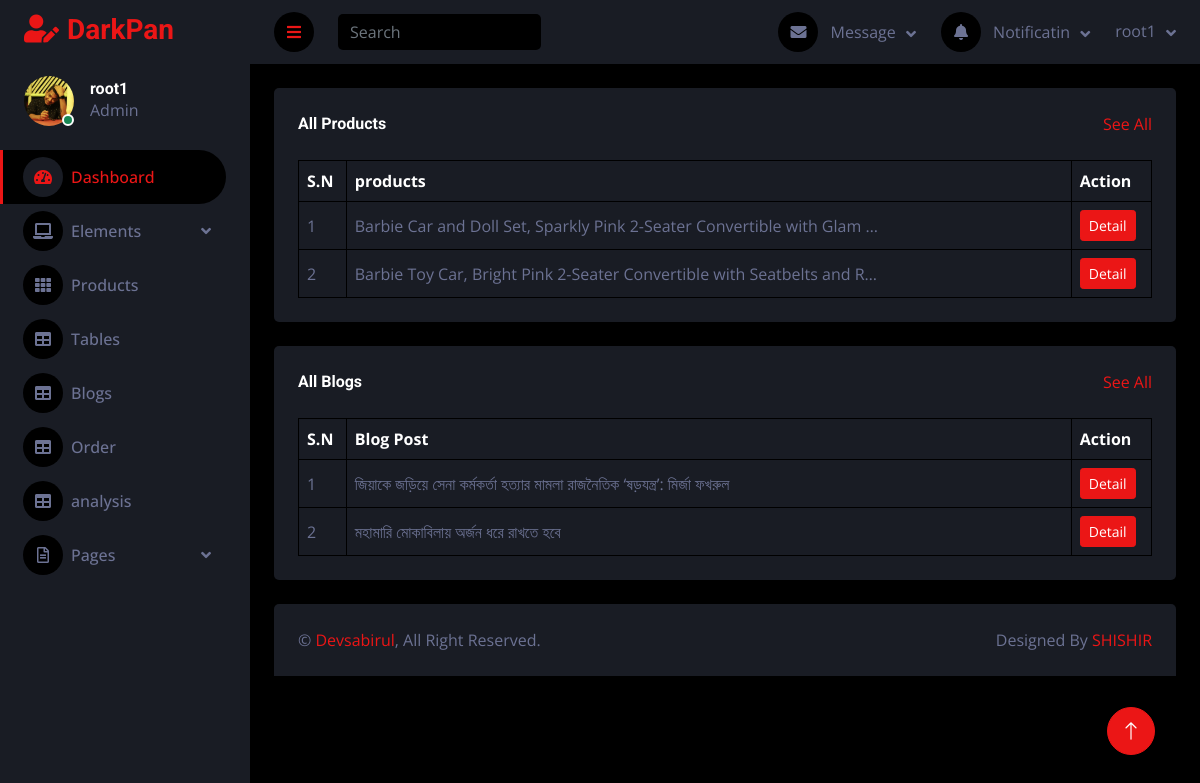
/dashboard/tables (signed in), run on the app's committed database.
### core/models.py (models this page shows, shortened)
class Profile(models.Model):
    avater = models.ImageField(
        upload_to="avater", null=True, blank=True)
    phone = models.CharField(max_length=50, null=True, blank=True)
    address = models.CharField(max_length=150, null=True, blank=True)
    is_seller = models.CharField(max_length=15, null=True, blank=True)
    user = models.ForeignKey(User, on_delete=models.CASCADE)

class Product(models.Model):
    pd_name = models.CharField(max_length=250)
    brands = models.CharField(max_length=150)
    description = RichTextField(null=True, blank=True)
    category = models.ForeignKey(ProductCategory, on_delete=models.CASCADE)
    primary = models.ImageField(
        upload_to="Product Images", null=True, blank=True)
    secondary = models.ImageField(
        upload_to="Product Images", null=True, blank=True)
    availability = models.CharField(max_length=50, null=True, blank=True)
    slug = AutoSlugField(populate_from="pd_name", null=True, unique=True)
    price = models.PositiveIntegerField()
    profile = models.ForeignKey(Profile, on_delete=models.CASCADE)

class BlogPost(models.Model):
    profile = models.ForeignKey(Profile, on_delete=models.CASCADE)
    title = models.CharField(max_length=200)
    description = RichTextField(null=True, blank=True)
    slug = AutoSlugField(populate_from='title', unique=True)
    blog_image = models.ImageField(upload_to="Blog Image")
    tag = models.CharField(max_length=100)
    date = models.DateTimeField(auto_now=True, null=True, blank=True)
    author = models.CharField(max_length=50)

### dashboard/views.py (the view)
# urls.py: path('tables', tables, name="tables"),
def tables(request):
    if request.user.is_authenticated:
        profile = Profile.objects.get(user=request.user)
        products = Product.objects.filter(profile=profile).order_by('-id')
        blogs = BlogPost.objects.filter(profile=profile).order_by('-id')
        context = {
            'profile': profile,
            'products': products,
            'blogs': blogs
        }
        return render(request, 'tables.html', context)
    else:
        return redirect('SIGNIN')

### dashboard/templates/tables.html (shortened to what this page needs)
{% extends 'dashboard/base.html' %}
{% load static %}
{% block profile %}
<div class="d-flex align-items-center ms-4 mb-4">
    <div class="position-relative">
        <div class="profile_pic">
            <img class="" src="{{profile.avater.url}}" alt="">
        </div>
        <div class="bg-success rounded-circle border border-2 border-white position-absolute end-0 bottom-0 p-1"></div>
    </div>
    <div class="ms-3">
        <h6 class="mb-0">{{profile.user.username}}</h6>
        <span>Admin</span>
    </div>
</div>
{% endblock profile %}
{% block body %}
<div class="container-fluid pt-4 px-4">
    <div class="bg-secondary text-center rounded p-4">
        <div class="d-flex align-items-center justify-content-between mb-4">
            <h6 class="mb-0">All Products</h6>
            <a href="{% url 'product_table' %}">See All</a>
        </div>
        <div class="table-responsive">
            <table class="table text-start align-middle table-bordered table-hover mb-0">
                <thead>
                    <tr class="text-white">
                        <th scope="col">S.N</th>
                        <th scope="col" style="width: 85%;">products</th>
                        <th scope="col">Action</th>
                    </tr>
                </thead>
                <tbody>
                    {% if products %}
                        {% for product in products|slice:10 %}
                            <tr>
                                <td>{{forloop.counter}}</td>
                                <td>{{product.pd_name|truncatechars:70}}</td>
                                <td><a class="btn btn-sm btn-primary" href="{% url 'update_product' product.id %}">Detail</a></td>
                            </tr>
                        {% endfor %}
                    {% else %}
                            <tr>
                                <td colspan="3" class="text-center text-danger" >Product not available</td>
                            </tr>
                    {% endif %}
                </tbody>
            </table>
        </div>
    </div>
</div>
<div class="container-fluid pt-4 px-4">
    <div class="bg-secondary text-center rounded p-4">
        <div class="d-flex align-items-center justify-content-between mb-4">
            <h6 class="mb-0">All Blogs</h6>
            <a href="{% url 'blog_table' %}">See All</a>
        </div>
        <div class="table-responsive">
            <table class="table text-start align-middle table-bordered table-hover mb-0">
                <thead>
                    <tr class="text-white">
                        <th scope="col">S.N</th>
                        <th scope="col" style="width: 85%;">Blog Post</th>
                        <th scope="col">Action</th>
                    </tr>
                </thead>
                <tbody>
                    {% if blogs %}
                        {% for blog in blogs|slice:10 %}
                            <tr>
                                <td>{{forloop.counter}}</td>
                                <td>{{blog.title|truncatechars:70}}</td>
                                <td><a class="btn btn-sm btn-primary" href="{% url 'update_blog' blog.id %}">Detail</a></td>
                            </tr>
                        {% endfor %}
                    {% else %}
                            <tr>
                                <td colspan="3" class="text-center text-danger" >Blog not available</td>
                            </tr>
                    {% endif %}
                </tbody>
            </table>
        </div>
    </div>
</div>
{% endblock body %}

### dashboard/templates/dashboard/base.html (shortened to what this page needs)
<!DOCTYPE html>
{% load static %}
<html lang="en">
<head>
    <link href="https://cdnjs.cloudflare.com/ajax/libs/font-awesome/5.10.0/css/all.min.css" rel="stylesheet">
    <link href="https://cdn.jsdelivr.net/npm/bootstrap-icons@1.4.1/font/bootstrap-icons.css" rel="stylesheet">
    <link href="{% static 'lib/owlcarousel/assets/owl.carousel.min.css' %}" rel="stylesheet">
    <link href="{% static 'lib/tempusdominus/css/tempusdominus-bootstrap-4.min.css' %}" rel="stylesheet" />
    <link href="{% static 'css/bootstrap.min.css' %}" rel="stylesheet">
    <link href="{% static 'css/style.css' %}" rel="stylesheet">
</head>
<body>
    <div class="container-fluid position-relative d-flex p-0">
        <div class="sidebar pe-4 pb-3">
            <nav class="navbar bg-secondary navbar-dark">
                <a href="index.html" class="navbar-brand mx-4 mb-3">
                    <h3 class="text-primary"><i class="fa fa-user-edit me-2"></i>DarkPan</h3>
                </a>
                {% block profile %}{% endblock profile %}
                <div class="navbar-nav w-100">
                    <a href="/dashboard" class="nav-item nav-link active"><i
                            class="fa fa-tachometer-alt me-2"></i>Dashboard</a>
                    <div class="nav-item dropdown">
                        <a href="#" class="nav-link dropdown-toggle" data-bs-toggle="dropdown"><i
                                class="fa fa-laptop me-2"></i>Elements</a>
                    </div>
                    <a href="/dashboard/product-table" class="nav-item nav-link"><i
                            class="fa fa-th me-2"></i>Products</a>
                 <a href="{% url 'tables' %}" class="nav-item nav-link"><i class="fa fa-table me-2"></i>Tables</a>
                    <a href="{% url 'blog_table' %}" class="nav-item nav-link"><i class="fa fa-table me-2"></i>Blogs</a>
                    <a href="{% url 'order_table' %}" class="nav-item nav-link"><i class="fa fa-table me-2"></i>Order</a>
                    <a href="" class="nav-item nav-link"><i class="fa fa-table me-2"></i>analysis</a>
                    <div class="nav-item dropdown">
                        <a href="#" class="nav-link dropdown-toggle" data-bs-toggle="dropdown"><i
                                class="far fa-file-alt me-2"></i>Pages</a>
                    </div>
                </div>
            </nav>
        </div>
        <div class="content">
            <nav class="navbar navbar-expand bg-secondary navbar-dark sticky-top px-4 py-0">
                <a href="#" class="sidebar-toggler flex-shrink-0">
                    <i class="fa fa-bars"></i>
                </a>
                <form class="d-none d-md-flex ms-4">
                    <input class="form-control bg-dark border-0" type="search" placeholder="Search">
                </form>
                <div class="navbar-nav align-items-center ms-auto">
                    <div class="nav-item dropdown">
                        <a href="#" class="nav-link dropdown-toggle" data-bs-toggle="dropdown">
                            <i class="fa fa-envelope me-lg-2"></i>
                            <span class="d-none d-lg-inline-flex">Message</span>
                        </a>
                    </div>
                    <div class="nav-item dropdown">
                        <a href="#" class="nav-link dropdown-toggle" data-bs-toggle="dropdown">
                            <i class="fa fa-bell me-lg-2"></i>
                            <span class="d-none d-lg-inline-flex">Notificatin</span>
                        </a>
                    </div>
                    <div class="nav-item dropdown">
                        <a href="#" class="nav-link dropdown-toggle" data-bs-toggle="dropdown">
                            <span class="d-none d-lg-inline-flex">{{profile.user.username}}</span>
                        </a>
                    </div>
                </div>
            </nav>
            {% block body %}{% endblock body %}
            <div class="container-fluid pt-4 px-4">
                <div class="bg-secondary rounded-top p-4">
                    <div class="row">
                        <div class="col-12 col-sm-6 text-center text-sm-start">
                            &copy; <a href="#">Devsabirul</a>, All Right Reserved.
                        </div>
                        <div class="col-12 col-sm-6 text-center text-sm-end">
                            Designed By <a href="https://www.facebook.com/devsabirul80" target="_blank">SHISHIR</a>
                        </div>
                    </div>
                </div>
            </div>
        </div>
        <a href="#" class="btn btn-lg btn-primary btn-lg-square back-to-top"><i class="bi bi-arrow-up"></i></a>
    </div>
</body>
</html>

### dashboard/static/css/style.css (style rules this page uses)
:root { --primary: #EB1616; --secondary: #191C24; --light: #6C7293; --dark: #000000; }
.back-to-top { position: fixed; display: none; right: 45px; bottom: 45px; z-index: 99; }
.btn { transition: .5s; }
.btn-lg-square { width: 48px; height: 48px; }
.btn-square, .btn-sm-square, .btn-lg-square { padding: 0; display: inline-flex; align-items: center; justify-content: center; font-weight: normal; border-radius: 50px; }
.sidebar { position: fixed; top: 0; left: 0; bottom: 0; width: 250px; height: 100vh; overflow-y: auto; background: var(--secondary); transition: 0.5s; z-index: 999; }
.content { margin-left: 250px; min-height: 100vh; background: var(--dark); transition: 0.5s; }
@media (min-width: 992px) { .sidebar { margin-left: 0; } }
@media (min-width: 992px) { .content { width: calc(100% - 250px); } }
.sidebar .navbar .navbar-nav .nav-link { padding: 7px 20px; color: var(--light); font-weight: 500; border-left: 3px solid var(--secondary); border-radius: 0 30px 30px 0; outline: none; }
.sidebar .navbar .navbar-nav .nav-link:hover, .sidebar .navbar .navbar-nav .nav-link.active { color: var(--primary); background: var(--dark); border-color: var(--primary); }
.sidebar .navbar .navbar-nav .nav-link i { width: 40px; height: 40px; display: inline-flex; align-items: center; justify-content: center; background: var(--dark); border-radius: 40px; }
.sidebar .navbar .navbar-nav .nav-link:hover i, .sidebar .navbar .navbar-nav .nav-link.active i { background: var(--secondary); }
.sidebar .navbar .dropdown-toggle::after { position: absolute; top: 15px; right: 15px; border: none; content: "\f107"; font-family: "Font Awesome 5 Free"; font-weight: 900; transition: .5s; }
.content .navbar .navbar-nav .nav-link { margin-left: 25px; padding: 12px 0; color: var(--light); outline: none; }
.content .navbar .sidebar-toggler, .content .navbar .navbar-nav .nav-link i { width: 40px; height: 40px; display: inline-flex; align-items: center; justify-content: center; background: var(--dark); border-radius: 40px; }
.content .navbar .dropdown-toggle::after { margin-left: 6px; vertical-align: middle; border: none; content: "\f107"; font-family: "Font Awesome 5 Free"; font-weight: 900; transition: .5s; }
.profile_pic { width: 50px; height: 50px; overflow: hidden; border-radius: 50px; }
.profile_pic img { width: 100%; height: 100%; object-fit: cover; }

### data on the page
Profile: avater (picture), user.username "root1"
Product: pd_name "Barbie Car and Doll Set, Sparkly Pink 2-Seater Convertible with Glam …"
Product: pd_name "Barbie Toy Car, Bright Pink 2-Seater Convertible with Seatbelts and R…"
BlogPost: title "জিয়াকে জড়িয়ে সেনা কর্মকর্তা হত্যার মামলা রাজনৈতিক ‘ষড়যন্ত্র’: মির্জা ফখরুল"
BlogPost: title "মহামারি মোকাবিলায় অর্জন ধরে রাখতে হবে"
